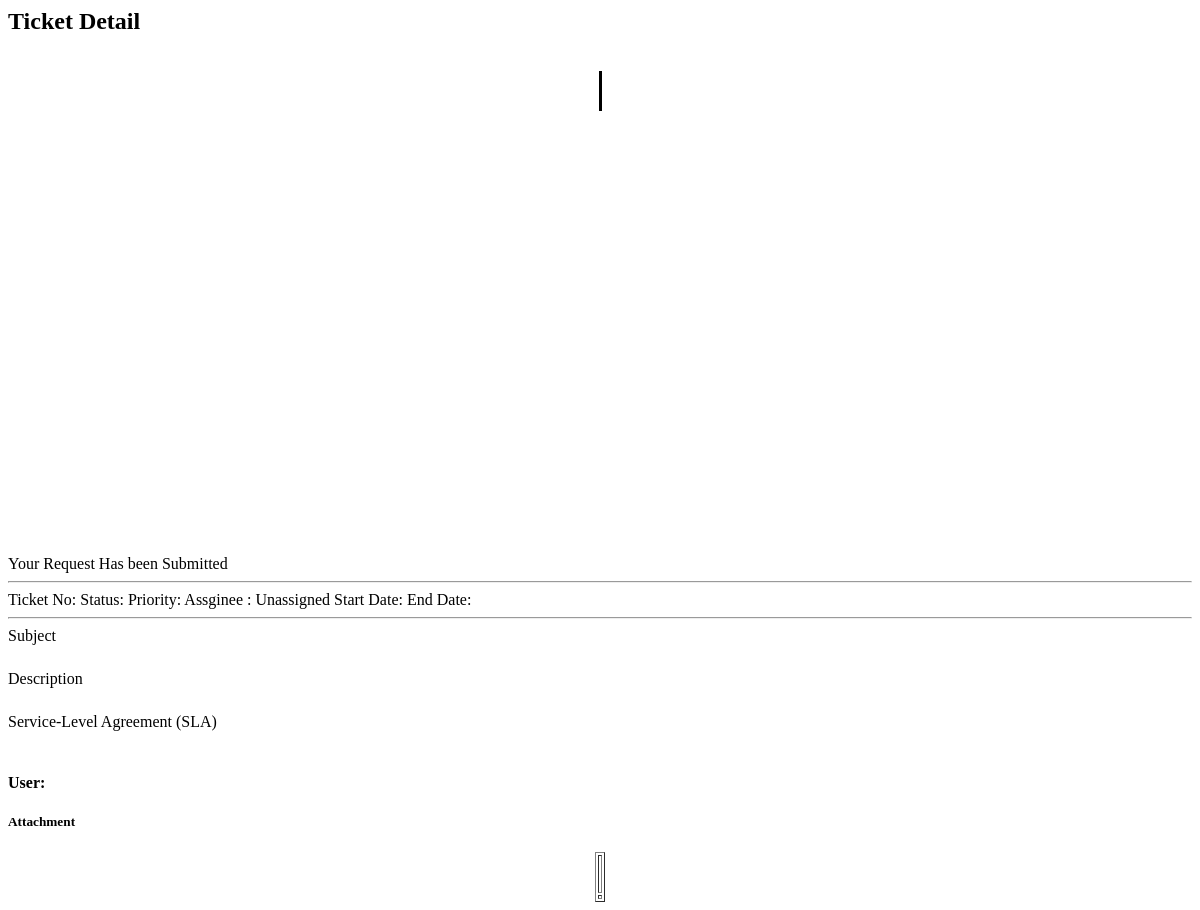
Page /admin/ticket_details.php on the earlier database version.
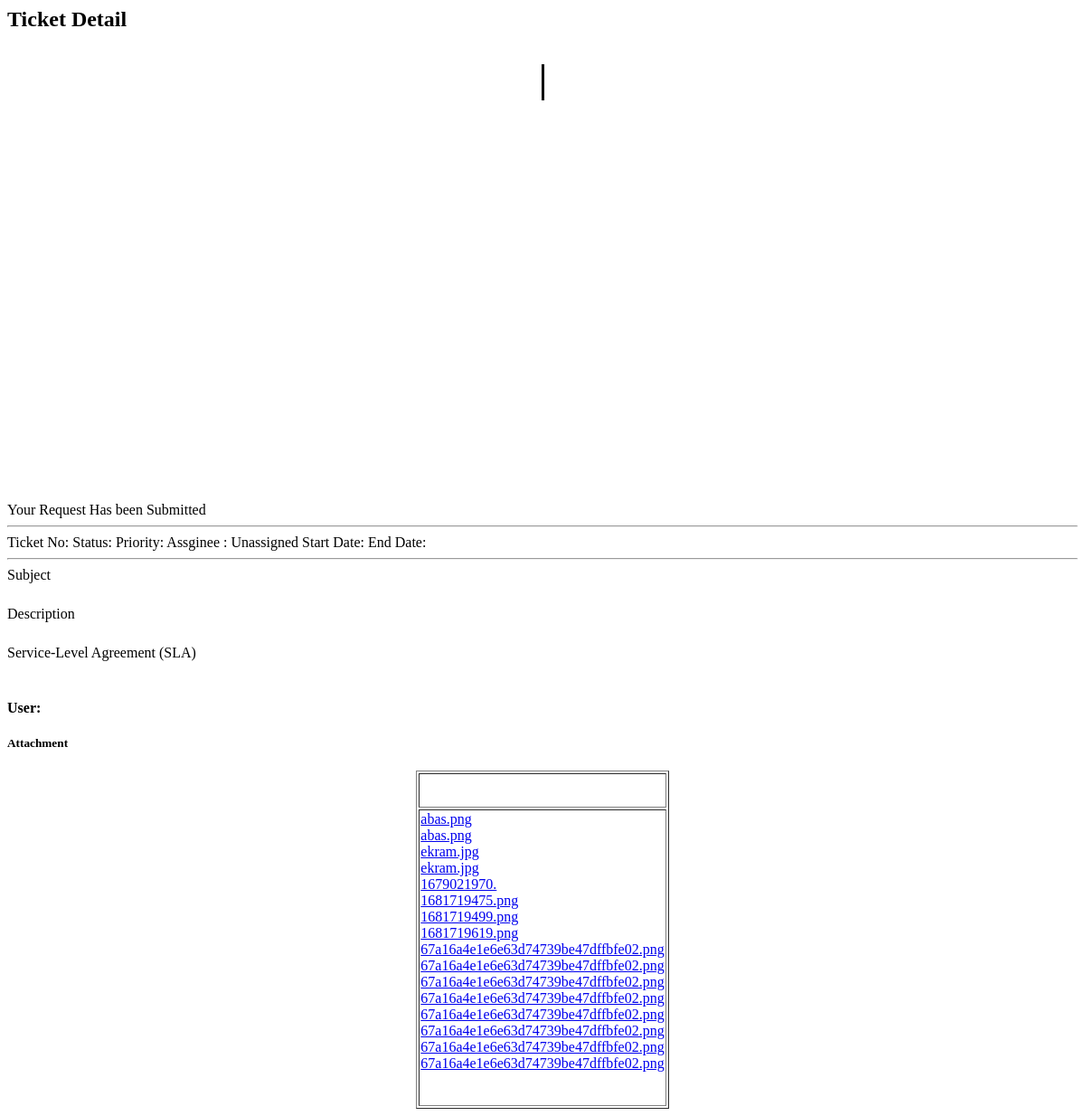
Same page on the later database version.
### tables this page shows
CREATE TABLE `ticket_files` (
  `id` int NOT NULL,
  `ticket_number` varchar(255) NOT NULL,
  `path` varchar(255) NOT NULL,
  `createAt` datetime NOT NULL
);

### admin/ticket_details.php (the view, shortened to what this page needs)
 <?php
 require_once '../connect.php';
$result = mysqli_query($conn,"SELECT * FROM ticket_incident WHERE id='" . $_GET['id'] . "'");
$row= mysqli_fetch_array($result);
 ?>
 <section class="content">
    <div class="card">
      <div class="card-header">
        <h1 id="timeline">Ticket Detail</h1>
      </div>
      <div class="card-body">
        <div class="row">
          <div class="col-12 col-md-12 col-lg-8 order-2 order-md-1">
            <div class="row">
              <div class="col-12 col-sm-12">
                <div class="info-box bg-light">
                  <div class="info-box-content">
                    <?php include '../admin/ticket_chat_time_line.php'; ?>
                  </div>
                </div>
              </div>
            </div>
          </div>
          <div class="col-12 col-md-12 col-lg-4 order-1 order-md-2">
          <div class="col-12 col-sm-12">
                <div class="info-box bg-light">
                  <div class="info-box-content">
                    <span class="info-box-text text-center text-muted">Your Request Has been Submitted</span>
                    <hr>
                    <span class="info-box-number text-left  mb-0">Ticket No: <?php echo $row['ticket_number'];?>
                    </span>
                    <span class="info-box-number text-left  mb-0">Status:
                    ?> </span>
                    <span class="info-box-number text-left  mb-0">Priority: <?php echo $row['ticket_priority'];?> </span>
                    <span class="info-box-number text-left  mb-0">Assginee :
                       <?php
                                        $assignto =  $row['ticket_assign_to'];
                                        $ticketDeptAssign = mysqli_query($conn,"SELECT * FROM  ticket_user WHERE id='" .$assignto. "'");
                                        $rowticketDeptAssign= mysqli_fetch_array($ticketDeptAssign);
                                        if(!empty($rowticketDeptAssign)){
                                          echo $rowticketDeptAssign['ticket_fn']." ".$rowticketDeptAssign['ticket_ln'];
                                        }else{
                                          echo 'Unassigned';
                                        }
                    ?></span>
                    <span class="info-box-number text-left  mb-0">Start Date: <?php echo $row['ticket_timeofdate'];?></span>
                    <span class="info-box-number text-left  mb-0">End Date: <?php echo $row['ticket_timeofdate_end'];?></span>
                    <hr>
                    <span class="info-box-number text-left">Subject  <h6><?php echo $row['ticket_short_discrip'];?></h6>
                    <span class="info-box-number text-left">Description  <h6><?php echo $row['ticket_discription'];?> </h6>
                    <span class="info-box-number text-left">Service-Level Agreement (SLA)  <h6><?php echo $row['ticket_sla'];?> </h6>
                  </div>
                </div>
              </div>
            <br>
            <div class="text-muted">
              <b class="d-block"> User: </b>
            </div>
            <h5 class="mt-5 text-muted">Attachment</h5>
              <table border="1px" align="center">
                  <tr>
                      <td>
                          <form action="" method="post" enctype="multipart/form-data">
                          <br>
                          </form>
                      </td>
                  </tr>
                  <tr>
                      <td>
                          <?php
                          $query2 = "SELECT * FROM `ticket_files` WHERE ticket_number ='" . $lastId . "'";
                          $run2 = mysqli_query($conn,$query2);
                          while($rows = mysqli_fetch_assoc($run2)){
                              ?>
                          <a href="../admin/download.php?file=<?php echo $rows['path'] ?>"><i class="fas fa-download"></i> <?php echo $rows['path'] ?></a><br>
                          <?php
                          }
                          ?>
                      </td>
                  </tr>
              </table>
          </div>
        </div>
      </div>
    </div>
  </section>

### admin/ticket_chat_time_line.php (shortened to what this page needs)
<div class="container">
    <div class="overflow-auto" style=" height: 500px; overflow-y: scroll;">
      <div class="overflow-hidden">
        <ul class="timeline" id="messageContainer">
        </ul>
      </div>
    </div>
</div>

### admin/ticket_chat_time_line.php (style rules this page uses)
.container::after { content: ''; position: absolute; width: 25px; height: 25px; right: -17px; background-color: white; border: 4px solid #fff; top: 15px; border-radius: 50%; z-index: 1; }
.timeline { list-style: none; padding: 20px 0 20px; position: relative; }
.timeline:before { top: 0; bottom: 0; position: absolute; content: " "; width: 3px; background-color: black; left: 50%; margin-left: -1.5px; }

Differences in the rows shown:
added ticket_files: path "abas.png"
added ticket_files: path "abas.png"
added ticket_files: path "ekram.jpg"
added ticket_files: path "ekram.jpg"
added ticket_files: path "1679021970."
added ticket_files: path "1681719475.png"
added ticket_files: path "1681719499.png"
added ticket_files: path "1681719619.png"
added ticket_files: path "67a16a4e1e6e63d74739be47dffbfe02.png"
added ticket_files: path "67a16a4e1e6e63d74739be47dffbfe02.png"
added ticket_files: path "67a16a4e1e6e63d74739be47dffbfe02.png"
added ticket_files: path "67a16a4e1e6e63d74739be47dffbfe02.png"
added ticket_files: path "67a16a4e1e6e63d74739be47dffbfe02.png"
added ticket_files: path "67a16a4e1e6e63d74739be47dffbfe02.png"
added ticket_files: path "67a16a4e1e6e63d74739be47dffbfe02.png"
added ticket_files: path "67a16a4e1e6e63d74739be47dffbfe02.png"
